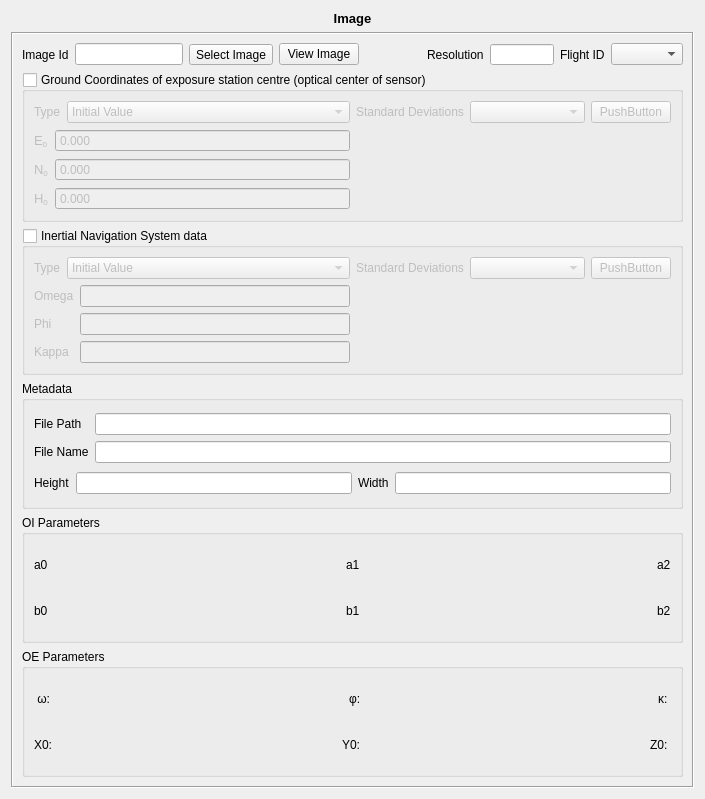
<?xml version="1.0" encoding="UTF-8"?>
<ui version="4.0">
 <class>ImageView</class>
 <widget class="QWidget" name="ImageView">
  <property name="geometry">
   <rect>
    <x>0</x>
    <y>0</y>
    <width>705</width>
    <height>799</height>
   </rect>
  </property>
  <property name="windowTitle">
   <string>Form</string>
  </property>
  <layout class="QVBoxLayout" name="verticalLayout_16">
   <item>
    <widget class="QLabel" name="label_8">
     <property name="sizePolicy">
      <sizepolicy hsizetype="Preferred" vsizetype="Fixed">
       <horstretch>0</horstretch>
       <verstretch>0</verstretch>
      </sizepolicy>
     </property>
     <property name="text">
      <string>&lt;!DOCTYPE HTML PUBLIC &quot;-//W3C//DTD HTML 4.0//EN&quot; &quot;http://www.w3.org/TR/REC-html40/strict.dtd&quot;&gt;
&lt;html&gt;&lt;head&gt;&lt;meta name=&quot;qrichtext&quot; content=&quot;1&quot; /&gt;&lt;style type=&quot;text/css&quot;&gt;
p, li { white-space: pre-wrap; }
&lt;/style&gt;&lt;/head&gt;&lt;body style=&quot; font-family:'Sans'; font-size:10pt; font-weight:400; font-style:normal;&quot;&gt;
&lt;p style=&quot; margin-top:0px; margin-bottom:0px; margin-left:0px; margin-right:0px; -qt-block-indent:0; text-indent:0px;&quot;&gt;&lt;span style=&quot; font-weight:600;&quot;&gt;Image&lt;/span&gt;&lt;/p&gt;&lt;/body&gt;&lt;/html&gt;</string>
     </property>
     <property name="alignment">
      <set>Qt::AlignCenter</set>
     </property>
    </widget>
   </item>
   <item>
    <widget class="QFrame" name="frame">
     <property name="frameShape">
      <enum>QFrame::Box</enum>
     </property>
     <property name="frameShadow">
      <enum>QFrame::Sunken</enum>
     </property>
     <layout class="QVBoxLayout" name="verticalLayout_15">
      <item>
       <layout class="QHBoxLayout" name="horizontalLayout_10">
        <item>
         <widget class="QLabel" name="label">
          <property name="text">
           <string>Image Id</string>
          </property>
         </widget>
        </item>
        <item>
         <widget class="QLineEdit" name="imageIDLine"/>
        </item>
        <item>
         <widget class="QToolButton" name="fileImageButton">
          <property name="text">
           <string>Select Image</string>
          </property>
         </widget>
        </item>
        <item>
         <widget class="QPushButton" name="viewButton">
          <property name="text">
           <string>View Image</string>
          </property>
         </widget>
        </item>
        <item>
         <spacer name="horizontalSpacer">
          <property name="orientation">
           <enum>Qt::Horizontal</enum>
          </property>
          <property name="sizeHint" stdset="0">
           <size>
            <width>40</width>
            <height>20</height>
           </size>
          </property>
         </spacer>
        </item>
        <item>
         <widget class="QLabel" name="label_7">
          <property name="text">
           <string>Resolution</string>
          </property>
         </widget>
        </item>
        <item>
         <widget class="QSpinBox" name="resolutionSpin">
          <property name="autoFillBackground">
           <bool>false</bool>
          </property>
          <property name="alignment">
           <set>Qt::AlignCenter</set>
          </property>
          <property name="buttonSymbols">
           <enum>QAbstractSpinBox::NoButtons</enum>
          </property>
          <property name="specialValueText">
           <string> </string>
          </property>
          <property name="accelerated">
           <bool>true</bool>
          </property>
          <property name="suffix">
           <string> dpi</string>
          </property>
          <property name="minimum">
           <number>0</number>
          </property>
          <property name="maximum">
           <number>10000</number>
          </property>
          <property name="value">
           <number>0</number>
          </property>
         </widget>
        </item>
        <item>
         <widget class="QLabel" name="label_6">
          <property name="text">
           <string>Flight ID</string>
          </property>
         </widget>
        </item>
        <item>
         <widget class="QComboBox" name="flightIdComboBox"/>
        </item>
       </layout>
      </item>
      <item>
       <widget class="QGroupBox" name="gnssGroup">
        <property name="minimumSize">
         <size>
          <width>0</width>
          <height>100</height>
         </size>
        </property>
        <property name="title">
         <string>Ground Coordinates of exposure station centre (optical center of sensor)</string>
        </property>
        <property name="checkable">
         <bool>true</bool>
        </property>
        <property name="checked">
         <bool>false</bool>
        </property>
        <layout class="QHBoxLayout" name="horizontalLayout_6" stretch="1,1">
         <item>
          <layout class="QVBoxLayout" name="verticalLayout_8">
           <item>
            <layout class="QHBoxLayout" name="horizontalLayout_11" stretch="0,1">
             <item>
              <widget class="QLabel" name="label_11">
               <property name="text">
                <string>Type</string>
               </property>
              </widget>
             </item>
             <item>
              <widget class="QComboBox" name="gnssTypeComboBox">
               <item>
                <property name="text">
                 <string>Initial Value</string>
                </property>
               </item>
               <item>
                <property name="text">
                 <string>Fixed Value</string>
                </property>
               </item>
               <item>
                <property name="text">
                 <string>Not Considered</string>
                </property>
               </item>
              </widget>
             </item>
            </layout>
           </item>
           <item>
            <layout class="QHBoxLayout" name="horizontalLayout_5" stretch="0,1">
             <item>
              <layout class="QVBoxLayout" name="verticalLayout_6">
               <item>
                <widget class="QLabel" name="label_17">
                 <property name="text">
                  <string>&lt;!DOCTYPE HTML PUBLIC &quot;-//W3C//DTD HTML 4.0//EN&quot; &quot;http://www.w3.org/TR/REC-html40/strict.dtd&quot;&gt;
&lt;html&gt;&lt;head&gt;&lt;meta name=&quot;qrichtext&quot; content=&quot;1&quot; /&gt;&lt;style type=&quot;text/css&quot;&gt;
p, li { white-space: pre-wrap; }
&lt;/style&gt;&lt;/head&gt;&lt;body style=&quot; font-family:'Sans'; font-size:10pt; font-weight:400; font-style:normal;&quot;&gt;
&lt;table style=&quot;-qt-table-type: root; margin-top:4px; margin-bottom:4px; margin-left:4px; margin-right:4px;&quot;&gt;
&lt;tr&gt;
&lt;td style=&quot;border: none;&quot;&gt;
&lt;p style=&quot; margin-top:0px; margin-bottom:0px; margin-left:0px; margin-right:0px; -qt-block-indent:0; text-indent:0px;&quot;&gt;E&lt;span style=&quot; vertical-align:sub;&quot;&gt;0&lt;/span&gt;&lt;/p&gt;&lt;/td&gt;&lt;/tr&gt;&lt;/table&gt;&lt;/body&gt;&lt;/html&gt;</string>
                 </property>
                </widget>
               </item>
               <item>
                <widget class="QLabel" name="label_18">
                 <property name="text">
                  <string>&lt;!DOCTYPE HTML PUBLIC &quot;-//W3C//DTD HTML 4.0//EN&quot; &quot;http://www.w3.org/TR/REC-html40/strict.dtd&quot;&gt;
&lt;html&gt;&lt;head&gt;&lt;meta name=&quot;qrichtext&quot; content=&quot;1&quot; /&gt;&lt;style type=&quot;text/css&quot;&gt;
p, li { white-space: pre-wrap; }
&lt;/style&gt;&lt;/head&gt;&lt;body style=&quot; font-family:'Sans'; font-size:10pt; font-weight:400; font-style:normal;&quot;&gt;
&lt;table style=&quot;-qt-table-type: root; margin-top:4px; margin-bottom:4px; margin-left:4px; margin-right:4px;&quot;&gt;
&lt;tr&gt;
&lt;td style=&quot;border: none;&quot;&gt;
&lt;p style=&quot; margin-top:0px; margin-bottom:0px; margin-left:0px; margin-right:0px; -qt-block-indent:0; text-indent:0px;&quot;&gt;N&lt;span style=&quot; vertical-align:sub;&quot;&gt;0&lt;/span&gt;&lt;/p&gt;&lt;/td&gt;&lt;/tr&gt;&lt;/table&gt;&lt;/body&gt;&lt;/html&gt;</string>
                 </property>
                </widget>
               </item>
               <item>
                <widget class="QLabel" name="label_19">
                 <property name="text">
                  <string>&lt;!DOCTYPE HTML PUBLIC &quot;-//W3C//DTD HTML 4.0//EN&quot; &quot;http://www.w3.org/TR/REC-html40/strict.dtd&quot;&gt;
&lt;html&gt;&lt;head&gt;&lt;meta name=&quot;qrichtext&quot; content=&quot;1&quot; /&gt;&lt;style type=&quot;text/css&quot;&gt;
p, li { white-space: pre-wrap; }
&lt;/style&gt;&lt;/head&gt;&lt;body style=&quot; font-family:'Sans'; font-size:10pt; font-weight:400; font-style:normal;&quot;&gt;
&lt;table style=&quot;-qt-table-type: root; margin-top:4px; margin-bottom:4px; margin-left:4px; margin-right:4px;&quot;&gt;
&lt;tr&gt;
&lt;td style=&quot;border: none;&quot;&gt;
&lt;p style=&quot; margin-top:0px; margin-bottom:0px; margin-left:0px; margin-right:0px; -qt-block-indent:0; text-indent:0px;&quot;&gt;H&lt;span style=&quot; vertical-align:sub;&quot;&gt;0&lt;/span&gt;&lt;/p&gt;&lt;/td&gt;&lt;/tr&gt;&lt;/table&gt;&lt;/body&gt;&lt;/html&gt;</string>
                 </property>
                </widget>
               </item>
              </layout>
             </item>
             <item>
              <layout class="QVBoxLayout" name="verticalLayout_7">
               <item>
                <widget class="br::uerj::eng::efoto::EfotoDoubleSpinBox" name="eDoubleSpinBox_2">
                 <property name="buttonSymbols">
                  <enum>QAbstractSpinBox::NoButtons</enum>
                 </property>
                 <property name="accelerated">
                  <bool>true</bool>
                 </property>
                 <property name="decimals">
                  <number>3</number>
                 </property>
                 <property name="minimum">
                  <double>0.000000000000000</double>
                 </property>
                 <property name="maximum">
                  <double>999999.000000000000000</double>
                 </property>
                 <property name="value">
                  <double>0.000000000000000</double>
                 </property>
                </widget>
               </item>
               <item>
                <widget class="br::uerj::eng::efoto::EfotoDoubleSpinBox" name="nDoubleSpinBox_2">
                 <property name="buttonSymbols">
                  <enum>QAbstractSpinBox::NoButtons</enum>
                 </property>
                 <property name="accelerated">
                  <bool>true</bool>
                 </property>
                 <property name="decimals">
                  <number>3</number>
                 </property>
                 <property name="minimum">
                  <double>0.000000000000000</double>
                 </property>
                 <property name="maximum">
                  <double>9999999.000000000000000</double>
                 </property>
                </widget>
               </item>
               <item>
                <widget class="br::uerj::eng::efoto::EfotoDoubleSpinBox" name="hDoubleSpinBox_2">
                 <property name="buttonSymbols">
                  <enum>QAbstractSpinBox::NoButtons</enum>
                 </property>
                 <property name="accelerated">
                  <bool>true</bool>
                 </property>
                 <property name="decimals">
                  <number>3</number>
                 </property>
                 <property name="minimum">
                  <double>-999.000000000000000</double>
                 </property>
                 <property name="maximum">
                  <double>9999.000000000000000</double>
                 </property>
                </widget>
               </item>
              </layout>
             </item>
            </layout>
           </item>
          </layout>
         </item>
         <item>
          <layout class="QVBoxLayout" name="verticalLayout_9">
           <item>
            <layout class="QHBoxLayout" name="horizontalLayout_8" stretch="0,1,0">
             <item>
              <widget class="QLabel" name="label_9">
               <property name="text">
                <string>Standard Deviations</string>
               </property>
              </widget>
             </item>
             <item>
              <widget class="br::uerj::eng::efoto::SigmaFormTypeSelector" name="gnssSigmaSelector"/>
             </item>
             <item>
              <widget class="br::uerj::eng::efoto::SigmaFormDialogButton" name="gnssSigmaDialogButton">
               <property name="text">
                <string>PushButton</string>
               </property>
              </widget>
             </item>
            </layout>
           </item>
           <item>
            <widget class="br::uerj::eng::efoto::SigmaFormContent" name="gnssSigmaContent">
             <property name="frameShape">
              <enum>QFrame::NoFrame</enum>
             </property>
             <property name="frameShadow">
              <enum>QFrame::Raised</enum>
             </property>
             <property name="lineWidth">
              <number>0</number>
             </property>
            </widget>
           </item>
          </layout>
         </item>
        </layout>
       </widget>
      </item>
      <item>
       <widget class="QGroupBox" name="insGroup">
        <property name="minimumSize">
         <size>
          <width>0</width>
          <height>100</height>
         </size>
        </property>
        <property name="title">
         <string>Inertial Navigation System data</string>
        </property>
        <property name="checkable">
         <bool>true</bool>
        </property>
        <property name="checked">
         <bool>false</bool>
        </property>
        <layout class="QHBoxLayout" name="horizontalLayout_9" stretch="1,1">
         <item>
          <layout class="QVBoxLayout" name="verticalLayout_3">
           <item>
            <layout class="QHBoxLayout" name="horizontalLayout_12" stretch="0,1">
             <item>
              <widget class="QLabel" name="label_12">
               <property name="text">
                <string>Type</string>
               </property>
              </widget>
             </item>
             <item>
              <widget class="QComboBox" name="insTypeComboBox">
               <item>
                <property name="text">
                 <string>Initial Value</string>
                </property>
               </item>
               <item>
                <property name="text">
                 <string>Fixed Value</string>
                </property>
               </item>
               <item>
                <property name="text">
                 <string>Not Considered</string>
                </property>
               </item>
              </widget>
             </item>
            </layout>
           </item>
           <item>
            <layout class="QHBoxLayout" name="horizontalLayout" stretch="0,1">
             <item>
              <layout class="QVBoxLayout" name="verticalLayout_2">
               <item>
                <widget class="QLabel" name="label_20">
                 <property name="text">
                  <string>Omega</string>
                 </property>
                </widget>
               </item>
               <item>
                <widget class="QLabel" name="label_21">
                 <property name="text">
                  <string>Phi</string>
                 </property>
                </widget>
               </item>
               <item>
                <widget class="QLabel" name="label_22">
                 <property name="text">
                  <string>Kappa</string>
                 </property>
                </widget>
               </item>
              </layout>
             </item>
             <item>
              <layout class="QVBoxLayout" name="verticalLayout_5">
               <item>
                <widget class="br::uerj::eng::efoto::DmsEdit" name="omegaDmsEdit"/>
               </item>
               <item>
                <widget class="br::uerj::eng::efoto::DmsEdit" name="phiDmsEdit"/>
               </item>
               <item>
                <widget class="br::uerj::eng::efoto::DmsEdit" name="kappaDmsEdit"/>
               </item>
              </layout>
             </item>
            </layout>
           </item>
          </layout>
         </item>
         <item>
          <layout class="QVBoxLayout" name="verticalLayout_4">
           <item>
            <layout class="QHBoxLayout" name="horizontalLayout_7" stretch="0,1,0">
             <item>
              <widget class="QLabel" name="label_10">
               <property name="text">
                <string>Standard Deviations</string>
               </property>
              </widget>
             </item>
             <item>
              <widget class="br::uerj::eng::efoto::SigmaFormTypeSelector" name="insSigmaSelector"/>
             </item>
             <item>
              <widget class="br::uerj::eng::efoto::SigmaFormDialogButton" name="insSigmaDialogButton">
               <property name="text">
                <string>PushButton</string>
               </property>
              </widget>
             </item>
            </layout>
           </item>
           <item>
            <widget class="br::uerj::eng::efoto::SigmaFormContent" name="insSigmaContent">
             <property name="frameShape">
              <enum>QFrame::NoFrame</enum>
             </property>
             <property name="frameShadow">
              <enum>QFrame::Raised</enum>
             </property>
             <property name="lineWidth">
              <number>0</number>
             </property>
            </widget>
           </item>
          </layout>
         </item>
        </layout>
       </widget>
      </item>
      <item>
       <widget class="QGroupBox" name="metadataGroup">
        <property name="title">
         <string>Metadata</string>
        </property>
        <layout class="QVBoxLayout" name="verticalLayout_14">
         <item>
          <layout class="QHBoxLayout" name="horizontalLayout_3" stretch="0,1">
           <item>
            <layout class="QVBoxLayout" name="verticalLayout_10">
             <item>
              <widget class="QLabel" name="label_5">
               <property name="text">
                <string>File Path</string>
               </property>
              </widget>
             </item>
             <item>
              <widget class="QLabel" name="label_4">
               <property name="text">
                <string>File Name</string>
               </property>
              </widget>
             </item>
            </layout>
           </item>
           <item>
            <layout class="QVBoxLayout" name="verticalLayout_11">
             <item>
              <widget class="QLineEdit" name="filePathLine">
               <property name="enabled">
                <bool>true</bool>
               </property>
               <property name="readOnly">
                <bool>true</bool>
               </property>
              </widget>
             </item>
             <item>
              <widget class="QLineEdit" name="fileNameLine">
               <property name="enabled">
                <bool>true</bool>
               </property>
               <property name="readOnly">
                <bool>true</bool>
               </property>
              </widget>
             </item>
            </layout>
           </item>
          </layout>
         </item>
         <item>
          <layout class="QHBoxLayout" name="horizontalLayout_2">
           <item>
            <widget class="QLabel" name="label_3">
             <property name="text">
              <string>Height</string>
             </property>
            </widget>
           </item>
           <item>
            <widget class="QLineEdit" name="heightLine">
             <property name="toolTip">
              <string extracomment="Height in pixels"/>
             </property>
             <property name="readOnly">
              <bool>true</bool>
             </property>
            </widget>
           </item>
           <item>
            <widget class="QLabel" name="label_2">
             <property name="text">
              <string>Width</string>
             </property>
            </widget>
           </item>
           <item>
            <widget class="QLineEdit" name="widthLine">
             <property name="toolTip">
              <string extracomment="Width in pixels"/>
             </property>
             <property name="inputMask">
              <string/>
             </property>
             <property name="readOnly">
              <bool>true</bool>
             </property>
            </widget>
           </item>
          </layout>
         </item>
        </layout>
       </widget>
      </item>
      <item>
       <widget class="QGroupBox" name="groupBox">
        <property name="enabled">
         <bool>true</bool>
        </property>
        <property name="title">
         <string>OI Parameters</string>
        </property>
        <layout class="QVBoxLayout" name="verticalLayout_12">
         <item>
          <layout class="QVBoxLayout" name="verticalLayout">
           <item>
            <layout class="QHBoxLayout" name="horizontalLayout_4">
             <item>
              <widget class="QLabel" name="a0Label">
               <property name="text">
                <string>a0</string>
               </property>
              </widget>
             </item>
             <item>
              <spacer name="horizontalSpacer_2">
               <property name="orientation">
                <enum>Qt::Horizontal</enum>
               </property>
               <property name="sizeHint" stdset="0">
                <size>
                 <width>40</width>
                 <height>20</height>
                </size>
               </property>
              </spacer>
             </item>
             <item>
              <widget class="QLabel" name="a1Label">
               <property name="text">
                <string>a1</string>
               </property>
              </widget>
             </item>
             <item>
              <spacer name="horizontalSpacer_3">
               <property name="orientation">
                <enum>Qt::Horizontal</enum>
               </property>
               <property name="sizeHint" stdset="0">
                <size>
                 <width>40</width>
                 <height>20</height>
                </size>
               </property>
              </spacer>
             </item>
             <item>
              <widget class="QLabel" name="a2Label">
               <property name="text">
                <string>a2</string>
               </property>
              </widget>
             </item>
            </layout>
           </item>
           <item>
            <layout class="QHBoxLayout" name="horizontalLayout_13">
             <item>
              <widget class="QLabel" name="b0Label">
               <property name="text">
                <string>b0</string>
               </property>
              </widget>
             </item>
             <item>
              <spacer name="horizontalSpacer_4">
               <property name="orientation">
                <enum>Qt::Horizontal</enum>
               </property>
               <property name="sizeHint" stdset="0">
                <size>
                 <width>40</width>
                 <height>20</height>
                </size>
               </property>
              </spacer>
             </item>
             <item>
              <widget class="QLabel" name="b1Label">
               <property name="text">
                <string>b1</string>
               </property>
              </widget>
             </item>
             <item>
              <spacer name="horizontalSpacer_5">
               <property name="orientation">
                <enum>Qt::Horizontal</enum>
               </property>
               <property name="sizeHint" stdset="0">
                <size>
                 <width>40</width>
                 <height>20</height>
                </size>
               </property>
              </spacer>
             </item>
             <item>
              <widget class="QLabel" name="b2Label">
               <property name="text">
                <string>b2</string>
               </property>
              </widget>
             </item>
            </layout>
           </item>
          </layout>
         </item>
        </layout>
       </widget>
      </item>
      <item>
       <widget class="QGroupBox" name="groupBox_2">
        <property name="title">
         <string>OE Parameters</string>
        </property>
        <layout class="QHBoxLayout" name="horizontalLayout_16">
         <item>
          <layout class="QVBoxLayout" name="verticalLayout_13">
           <item>
            <layout class="QHBoxLayout" name="horizontalLayout_15">
             <item>
              <widget class="QLabel" name="omegaLabel">
               <property name="text">
                <string> ω: </string>
               </property>
              </widget>
             </item>
             <item>
              <spacer name="horizontalSpacer_9">
               <property name="orientation">
                <enum>Qt::Horizontal</enum>
               </property>
               <property name="sizeHint" stdset="0">
                <size>
                 <width>40</width>
                 <height>20</height>
                </size>
               </property>
              </spacer>
             </item>
             <item>
              <widget class="QLabel" name="phiLabel">
               <property name="text">
                <string>φ: </string>
               </property>
              </widget>
             </item>
             <item>
              <spacer name="horizontalSpacer_10">
               <property name="orientation">
                <enum>Qt::Horizontal</enum>
               </property>
               <property name="sizeHint" stdset="0">
                <size>
                 <width>40</width>
                 <height>20</height>
                </size>
               </property>
              </spacer>
             </item>
             <item>
              <widget class="QLabel" name="kappaLabel">
               <property name="text">
                <string>κ: </string>
               </property>
              </widget>
             </item>
            </layout>
           </item>
           <item>
            <layout class="QHBoxLayout" name="horizontalLayout_14">
             <item>
              <widget class="QLabel" name="x0Label">
               <property name="text">
                <string>X0: </string>
               </property>
              </widget>
             </item>
             <item>
              <spacer name="horizontalSpacer_6">
               <property name="orientation">
                <enum>Qt::Horizontal</enum>
               </property>
               <property name="sizeHint" stdset="0">
                <size>
                 <width>40</width>
                 <height>20</height>
                </size>
               </property>
              </spacer>
             </item>
             <item>
              <widget class="QLabel" name="y0Label">
               <property name="text">
                <string>Y0: </string>
               </property>
              </widget>
             </item>
             <item>
              <spacer name="horizontalSpacer_7">
               <property name="orientation">
                <enum>Qt::Horizontal</enum>
               </property>
               <property name="sizeHint" stdset="0">
                <size>
                 <width>40</width>
                 <height>20</height>
                </size>
               </property>
              </spacer>
             </item>
             <item>
              <widget class="QLabel" name="z0Label">
               <property name="text">
                <string>Z0: </string>
               </property>
              </widget>
             </item>
            </layout>
           </item>
          </layout>
         </item>
        </layout>
       </widget>
      </item>
     </layout>
    </widget>
   </item>
  </layout>
 </widget>
 <customwidgets>
  <customwidget>
   <class>br::uerj::eng::efoto::EfotoDoubleSpinBox</class>
   <extends>QDoubleSpinBox</extends>
   <header>EfotoDoubleSpinBox.h</header>
  </customwidget>
  <customwidget>
   <class>br::uerj::eng::efoto::SigmaFormTypeSelector</class>
   <extends>QComboBox</extends>
   <header>SigmaForm.h</header>
  </customwidget>
  <customwidget>
   <class>br::uerj::eng::efoto::SigmaFormContent</class>
   <extends>QFrame</extends>
   <header>SigmaForm.h</header>
   <container>1</container>
  </customwidget>
  <customwidget>
   <class>br::uerj::eng::efoto::SigmaFormDialogButton</class>
   <extends>QPushButton</extends>
   <header>SigmaForm.h</header>
  </customwidget>
  <customwidget>
   <class>br::uerj::eng::efoto::DmsEdit</class>
   <extends>QLineEdit</extends>
   <header>DmsEdit.h</header>
  </customwidget>
 </customwidgets>
 <resources/>
 <connections/>
 <slots>
  <slot>loadImageFile()</slot>
 </slots>
</ui>
